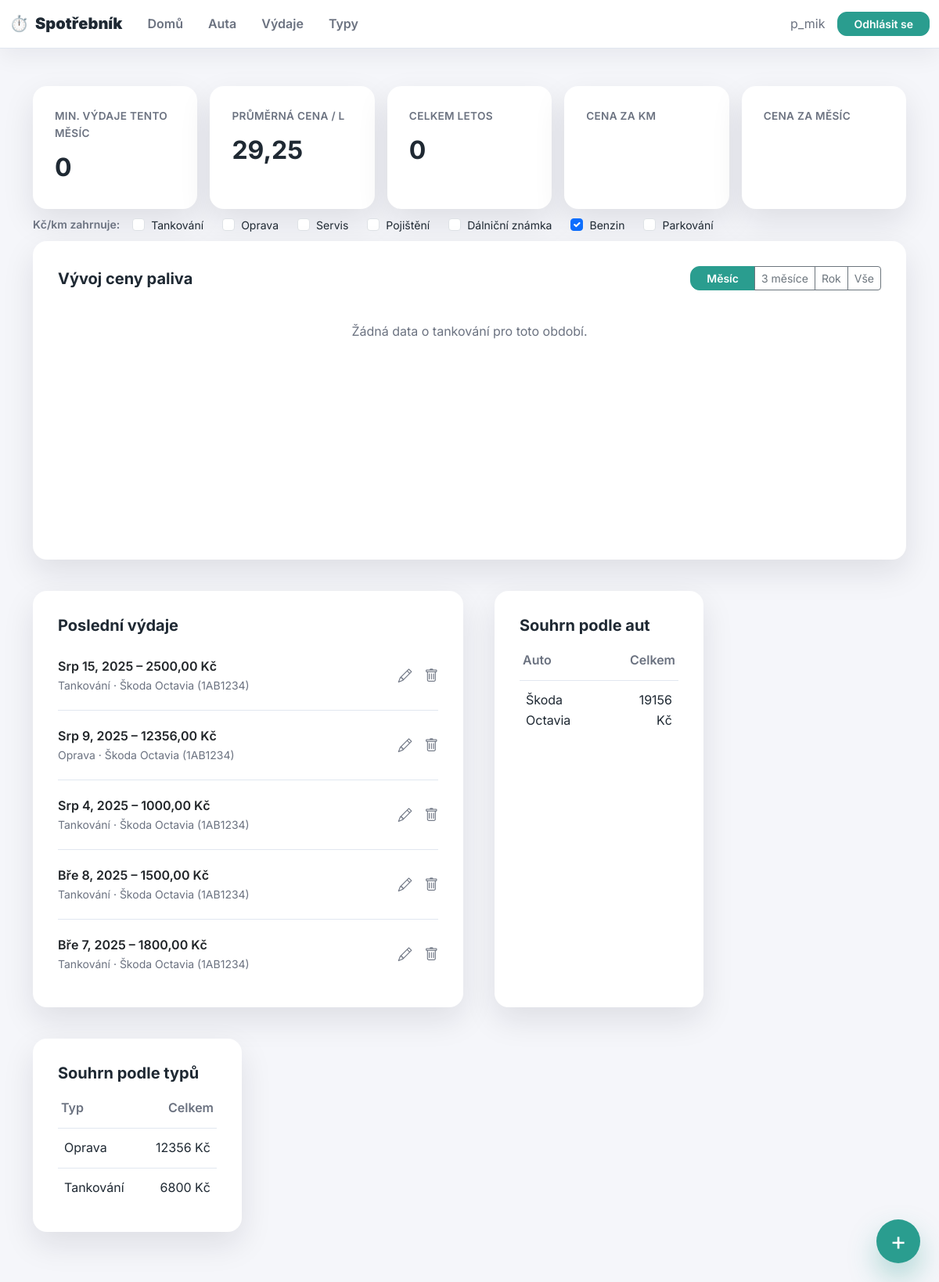
The app's page /prehled/?rozsah=mesic (signed in) with its own data.
### vydaje/models.py (models this page shows, shortened)
class TypVydaje(models.Model):
    nazev = models.CharField(max_length=50, unique=True)
    je_palivo = models.BooleanField(default=False)
    def __str__(self):
        return self.nazev

class Vydaj(models.Model):
    uzivatel = models.ForeignKey(
        User,
        on_delete=models.CASCADE,
        related_name="vydaje",
    )  # Každý výdaj patří uživateli
    auto = models.ForeignKey(Auto, on_delete=models.CASCADE)  # Výdaj se váže ke konkrétnímu autu
    datum = models.DateField()
    datum_pridani = models.DateField(auto_now_add=True, null=True, blank=True)
    typ = models.ForeignKey(TypVydaje, on_delete=models.CASCADE)
    castka = models.DecimalField(max_digits=10, decimal_places=2)
    popis = models.TextField(blank=True, null=True)
    tachometr = models.IntegerField(blank=True, null=True)
    najezd_od_posledniho_tankovani = models.DecimalField(
        max_digits=10, decimal_places=2, blank=True, null=True
    )
    mnozstvi_litru = models.FloatField(blank=True, null=True)
    cena_za_litr = models.DecimalField(max_digits=5, decimal_places=2, blank=True, null=True)

class Auto(models.Model):
    uzivatel = models.ForeignKey(
        User,
        on_delete=models.CASCADE,
        related_name="auta",
    )  # Každé auto patří uživateli
    nazev = models.CharField(max_length=100)  # Např. "Škoda Octavia"
    spz = models.CharField(max_length=20, unique=True)  # Unikátní SPZ (volitelné)
    porizovaci_naklad = models.DecimalField(max_digits=10, decimal_places=2, null=True, blank=True)
    operativni_leasing = models.BooleanField(default=False)
    mesicni_platba = models.DecimalField(max_digits=10, decimal_places=2, null=True, blank=True)
    den_splatnosti = models.PositiveSmallIntegerField(null=True, blank=True)
    posledni_platba = models.DateField(null=True, blank=True)
    def __str__(self):
        return f"{self.nazev} ({self.spz})"

### vydaje/views.py (the view, shortened to what this page needs)
# urls.py: 2. Add a URL to urlpatterns:  path('', views.home, name='home')
@login_required
def home(request):
    dnes = date.today()
    base_qs = Vydaj.objects.filter(uzivatel=request.user)
    rozsah = request.GET.get('rozsah', 'rok')
    auto_filter = request.GET.get('auto', '')
    kpi_qs = base_qs.filter(auto__id=auto_filter) if auto_filter else base_qs
    if 'km_typy' in request.GET:
        km_typy_ids = [int(x) for x in request.GET.getlist('km_typy') if x.isdigit()] or None
    else:
        km_typy_ids = list(TypVydaje.objects.filter(je_palivo=True).values_list('id', flat=True)) or None
    posledni_vydaje = base_qs.select_related('auto', 'typ').order_by('-datum')[:5]
    agregace_mesic = kpi_qs.filter(datum__year=dnes.year, datum__month=dnes.month).aggregate(min_castka=Min('castka'))
    min_vydaje_mesic = agregace_mesic['min_castka'] or 0
    prumerna_cena = kpi_qs.filter(cena_za_litr__isnull=False).aggregate(prumer=Avg('cena_za_litr'))['prumer'] or 0
    celkem_rok = kpi_qs.filter(datum__year=dnes.year).aggregate(celkova_castka=Sum('castka'))['celkova_castka'] or 0
    souhrn_aut = base_qs.values('auto__nazev').annotate(celkova_castka=Sum('castka'))
    souhrn_typu = base_qs.values('typ__nazev').annotate(celkova_castka=Sum('castka'))
    rozsah_map = {'mesic': 30, '3mesice': 90, 'rok': 365}
    graf_qs = base_qs.filter(cena_za_litr__isnull=False).select_related('auto').order_by('datum')
    if rozsah in rozsah_map:
        graf_qs = graf_qs.filter(datum__gte=dnes - timedelta(days=rozsah_map[rozsah]))
    if auto_filter:
        graf_qs = graf_qs.filter(auto__id=auto_filter)
    graf_dict = {}
    graf_data = json.dumps(graf_dict)
    prumerna_cena_obdobi = graf_qs.aggregate(prumer=Avg('cena_za_litr'))['prumer'] or 0
    auta = Auto.objects.filter(uzivatel=request.user)
    kpi_stats = vypocitej_stats(kpi_qs, km_typy_ids)
    return render(
        request,
        'home.html',
        {
            'posledni_vydaje': posledni_vydaje,
            'min_vydaje_mesic': min_vydaje_mesic,
            'prumerna_cena': prumerna_cena,
            'celkem_rok': celkem_rok,
            'souhrn_aut': souhrn_aut,
            'souhrn_typu': souhrn_typu,
            'graf_data': graf_data,
            'rozsah': rozsah,
            'auto_filter': auto_filter,
            'auta': auta,
            'prumerna_cena_obdobi': round(float(prumerna_cena_obdobi), 2),
            'cena_za_km': kpi_stats['cena_za_km'],
            'cena_za_mesic': kpi_stats['cena_za_mesic'],
            'typy': TypVydaje.objects.all(),
            'km_typy_ids': km_typy_ids or [],
        },
    )

### vydaje/templates/home.html (shortened to what this page needs)
{% extends 'base.html' %}
{% block content %}
  <div class="row g-3 mb-2">
    <div class="col-6 col-md-4 col-lg">
      {% include 'components/_kpi.html' with label='Min. výdaje tento měsíc' value=min_vydaje_mesic %}
    </div>
    <div class="col-6 col-md-4 col-lg">
      {% include 'components/_kpi.html' with label='Průměrná cena / l' value=prumerna_cena|floatformat:2 %}
    </div>
    <div class="col-6 col-md-4 col-lg">
      {% include 'components/_kpi.html' with label='Celkem letos' value=celkem_rok %}
    </div>
    <div class="col-6 col-md-6 col-lg">
      {% include 'components/_kpi.html' with label='Cena za km' value=cena_za_km|default:"–"|floatformat:2 %}
    </div>
    <div class="col-6 col-md-6 col-lg">
      {% include 'components/_kpi.html' with label='Cena za měsíc' value=cena_za_mesic|default:"–"|floatformat:0 %}
    </div>
  </div>
  {% include 'components/_km_filter.html' %}
  {% if user.is_authenticated %}
  <div class="row section-gap">
    <div class="col-12">
      <div class="card">
        <div class="d-flex flex-wrap align-items-center justify-content-between mb-3 gap-2">
          <div>
            <h5 class="mb-0">Vývoj ceny paliva</h5>
          </div>
          <div class="d-flex flex-wrap gap-2 align-items-center">
            <div class="btn-group btn-group-sm" role="group" aria-label="Časový rozsah">
              <a href="?rozsah=mesic{% if auto_filter %}&auto={{ auto_filter }}{% endif %}" class="btn btn-{% if rozsah == 'mesic' %}primary{% else %}outline-secondary{% endif %}">Měsíc</a>
              <a href="?rozsah=3mesice{% if auto_filter %}&auto={{ auto_filter }}{% endif %}" class="btn btn-{% if rozsah == '3mesice' %}primary{% else %}outline-secondary{% endif %}">3 měsíce</a>
              <a href="?rozsah=rok{% if auto_filter %}&auto={{ auto_filter }}{% endif %}" class="btn btn-{% if rozsah == 'rok' %}primary{% else %}outline-secondary{% endif %}">Rok</a>
              <a href="?rozsah=vse{% if auto_filter %}&auto={{ auto_filter }}{% endif %}" class="btn btn-{% if rozsah == 'vse' %}primary{% else %}outline-secondary{% endif %}">Vše</a>
            </div>
          </div>
        </div>
        <div class="chart-container" style="position:relative;height:280px;">
        </div>
      </div>
    </div>
  </div>
  {% endif %}
  <div class="row section-gap mt-4 g-3">
    <div class="col-12 col-lg-6">
      <div class="card h-100">
        <h5 class="mb-3">Poslední výdaje</h5>
        <ul class="list-group list-group-flush">
          {% for z in posledni_vydaje %}
          <li class="list-group-item d-flex justify-content-between align-items-center">
            <div>
              <div class="fw-semibold">{{ z.datum|date:"M j, Y" }} – {{ z.castka }} Kč</div>
              <div class="text-muted small">{{ z.typ }} · {{ z.auto }}</div>
            </div>
            <div class="list-item-actions d-flex gap-3">
              <a href="{% url 'upravit_vydaj' z.id %}" title="Upravit"><i class="bi bi-pencil"></i></a>
              <a href="{% url 'smazat_vydaj' z.id %}" title="Smazat"><i class="bi bi-trash"></i></a>
            </div>
          </li>
          {% empty %}
          <p class="text-muted m-0">Zatím žádné záznamy.</p>
          {% endfor %}
        </ul>
      </div>
    </div>
    <div class="col-12 col-sm-6 col-lg-3">
      <div class="card h-100">
        <h5 class="mb-3">Souhrn podle aut</h5>
        <table class="table table-sm align-middle mb-0">
          <thead><tr><th>Auto</th><th class="text-end">Celkem</th></tr></thead>
          <tbody>
            {% for r in souhrn_aut %}
              <tr><td>{{ r.auto__nazev }}</td><td class="text-end">{{ r.celkova_castka }} Kč</td></tr>
            {% endfor %}
          </tbody>
        </table>
      </div>
    </div>
    <div class="col-12 col-sm-6 col-lg-3">
      <div class="card h-100">
        <h5 class="mb-3">Souhrn podle typů</h5>
        <table class="table table-sm align-middle mb-0">
          <thead><tr><th>Typ</th><th class="text-end">Celkem</th></tr></thead>
          <tbody>
            {% for r in souhrn_typu %}
              <tr><td>{{ r.typ__nazev }}</td><td class="text-end">{{ r.celkova_castka }} Kč</td></tr>
            {% endfor %}
          </tbody>
        </table>
      </div>
    </div>
  </div>
{% endblock %}

### vydaje/templates/base.html (shortened to what this page needs)
{% load static %}
<!DOCTYPE html>
<html lang="cs">
<head>
  <link href="https://cdn.jsdelivr.net/npm/bootstrap@5.3.3/dist/css/bootstrap.min.css" rel="stylesheet">
  <link href="https://cdn.jsdelivr.net/npm/bootstrap-icons@1.11.3/font/bootstrap-icons.css" rel="stylesheet">
  <link href="{% static 'css/dashboard.css' %}" rel="stylesheet">
</head>
<body>
  <nav class="navbar navbar-expand-lg appbar sticky-top navbar-light">
    <div class="container-fluid">
      <a class="navbar-brand d-flex align-items-center gap-2" href="{% url 'home' %}">
        <span style="font-size:1.25rem;">⏱️</span>
        <strong>Spotřebník</strong>
      </a>
      <div class="collapse navbar-collapse" id="mainNav">
        <ul class="navbar-nav me-auto mb-2 mb-lg-0">
          {% if user.is_authenticated %}
            <li class="nav-item"><a class="nav-link" href="{% url 'home' %}">Domů</a></li>
            <li class="nav-item"><a class="nav-link" href="{% url 'seznam_aut' %}">Auta</a></li>
            <li class="nav-item"><a class="nav-link" href="{% url 'seznam_vydaju' %}">Výdaje</a></li>
            <li class="nav-item"><a class="nav-link" href="{% url 'seznam_typu' %}">Typy</a></li>
          {% else %}
            <li class="nav-item"><a class="nav-link" href="{% url 'landing' %}">Domů</a></li>
          {% endif %}
        </ul>
        <div class="d-flex align-items-center gap-3">
          {% if user.is_authenticated %}
            <span class="text-muted d-none d-md-inline">{{ user.username }}</span>
            <a class="btn btn-sm btn-primary" href="{% url 'odhlaseni' %}">Odhlásit se</a>
          {% else %}
            <a class="btn btn-sm btn-outline-primary" href="{% url 'prihlaseni' %}">Přihlásit se</a>
            <a class="btn btn-sm btn-primary" href="{% url 'registrace' %}">Registrace</a>
          {% endif %}
        </div>
      </div>
    </div>
  </nav>
  <main class="container">
    {% block content %}{% endblock %}
  </main>
  {% block floating %}
  <button class="fab" onclick="location.href='{% url 'pridat_vydaj' %}'">+</button>
  {% endblock %}
</body>
</html>

### vydaje/templates/components/_km_filter.html
{% if typy %}
<div class="km-filter d-flex align-items-center gap-3 flex-wrap mb-2">
  <span class="text-muted small fw-semibold text-nowrap">Kč/km zahrnuje:</span>
  <div class="d-flex flex-wrap gap-2">
    {% for typ in typy %}
    <div class="form-check form-check-inline mb-0">
      <input class="form-check-input km-typy-check" type="checkbox"
             value="{{ typ.id }}" id="kmtyp{{ typ.id }}"
             {% if not km_typy_ids or typ.id in km_typy_ids %}checked{% endif %}>
      <label class="form-check-label small" for="kmtyp{{ typ.id }}">{{ typ.nazev }}</label>
    </div>
    {% endfor %}
  </div>
</div>
{% endif %}

### vydaje/static/css/dashboard.css (style rules this page uses)
:root { --color-background: #f5f6fa; --color-surface: #ffffff; --color-text: #1f2933; --color-muted: #6b7280; --color-primary: #2a9d8f; --color-primary-dark: #23867b; --color-border: #e1e7f0; --shadow-soft: 0 16px 40px rgb(15 23 42 / 10%); --radius-lg: 18px; --radius-md: 12px; --gap: 24px; }
html, body { height: 100%; }
body { margin: 0; font-family: 'Inter', system-ui, -apple-system, BlinkMacSystemFont, 'Segoe UI', sans-serif; background: var(--color-background); color: var(--color-text); line-height: 1.6; font-size: 16px; }
a { color: var(--color-primary); text-decoration: none; transition: color 0.2s ease; }
main.container { padding-block: 2rem 3rem; }
.section-gap { gap: var(--gap); }
.appbar { background: var(--color-surface); border-bottom: 1px solid var(--color-border); box-shadow: 0 10px 30px rgb(15 23 42 / 6%); padding-block: 0.35rem; }
.appbar .navbar-brand { font-weight: 700; color: var(--color-text); transition: color 0.2s ease; }
.appbar .navbar-brand span { color: var(--color-primary); }
.appbar .navbar-nav .nav-link { color: var(--color-muted); font-weight: 600; padding: 0.75rem 1rem; transition: color 0.2s ease, background-color 0.2s ease; border-radius: var(--radius-md); }
.card { background: var(--color-surface); border: none; border-radius: var(--radius-lg); box-shadow: var(--shadow-soft); padding: 1.75rem; }
.card h5 { font-weight: 700; color: var(--color-text); }
.list-group { --bs-list-group-bg: transparent; --bs-list-group-border-color: transparent; --bs-list-group-border-width: 0; }
.list-group-item { background: transparent; border: none; padding: 0.75rem 0; display: flex; justify-content: space-between; align-items: center; gap: 1rem; }
.list-group-item + .list-group-item { border-top: 1px solid var(--color-border); margin-top: 0.5rem; padding-top: 1.25rem; }
.list-item-actions a { color: var(--color-muted); font-size: 1.1rem; transition: color 0.2s ease; }
.table { --bs-table-color: var(--color-text); --bs-table-bg: transparent; --bs-table-border-color: transparent; margin-bottom: 0; }
.table thead th { color: var(--color-muted); font-weight: 600; border-bottom: 1px solid var(--color-border); padding-bottom: 0.75rem; }
.table tbody tr { transition: background-color 0.2s ease, transform 0.2s ease; }
.table tbody td { padding: 0.75rem 0.5rem; border-bottom: 1px solid var(--color-border); }
.table tbody tr:last-child td { border-bottom: none; }
.table td.text-end, .table th.text-end { text-align: right; }
.btn-primary { background: var(--color-primary); border-color: var(--color-primary); color: #ffffff; font-weight: 600; border-radius: var(--radius-md); padding-inline: 1.25rem; transition: transform 0.2s ease, box-shadow 0.2s ease, background-color 0.2s ease; }
.fab { position: fixed; right: 24px; bottom: 24px; width: 56px; height: 56px; border-radius: 50%; border: none; background: var(--color-primary); color: #ffffff; font-size: 2rem; display: grid; place-items: center; box-shadow: 0 18px 36px rgb(42 157 143 / 35%); transition: background 0.2s ease, transform 0.2s ease; }
.text-muted, .text-secondary { color: var(--color-muted) !important; }
@media (min-width: 768px) { main.container { padding-block: 3rem 4rem; } }
@media (min-width: 768px) { .card { padding: 2rem; } }

### records on screen
TypVydaje: nazev "Tankování"
TypVydaje: nazev "Oprava"
TypVydaje: nazev "Servis"
TypVydaje: nazev "Pojištění"
TypVydaje: nazev "Dálniční známka"
TypVydaje: id "☑", nazev "Benzin"
TypVydaje: nazev "Parkování"
Vydaj: datum "Srp 15, 2025", castka "2500,00", typ "Tankování", auto "Škoda Octavia (1AB1234)"
Vydaj: datum "Srp 9, 2025", castka "12356,00", typ "Oprava", auto "Škoda Octavia (1AB1234)"
Vydaj: datum "Srp 4, 2025", castka "1000,00", typ "Tankování", auto "Škoda Octavia (1AB1234)"
Vydaj: datum "Bře 8, 2025", castka "1500,00", typ "Tankování", auto "Škoda Octavia (1AB1234)"
Vydaj: datum "Bře 7, 2025", castka "1800,00", typ "Tankování", auto "Škoda Octavia (1AB1234)"
Auto: auto__nazev "Škoda Octavia", celkova_castka "19156"

### other values on screen
{{ user.username }} "p_mik"
{{ label }} "MIN. VÝDAJE TENTO MĚSÍC PRŮMĚRNÁ CENA / L CELKEM LETOS CENA ZA KM CENA ZA MĚSÍC"
{{ value }} "0 29,25 0"
{{ r.typ__nazev }} "Oprava" "Tankování"
{{ r.celkova_castka }} "12356" "6800"
